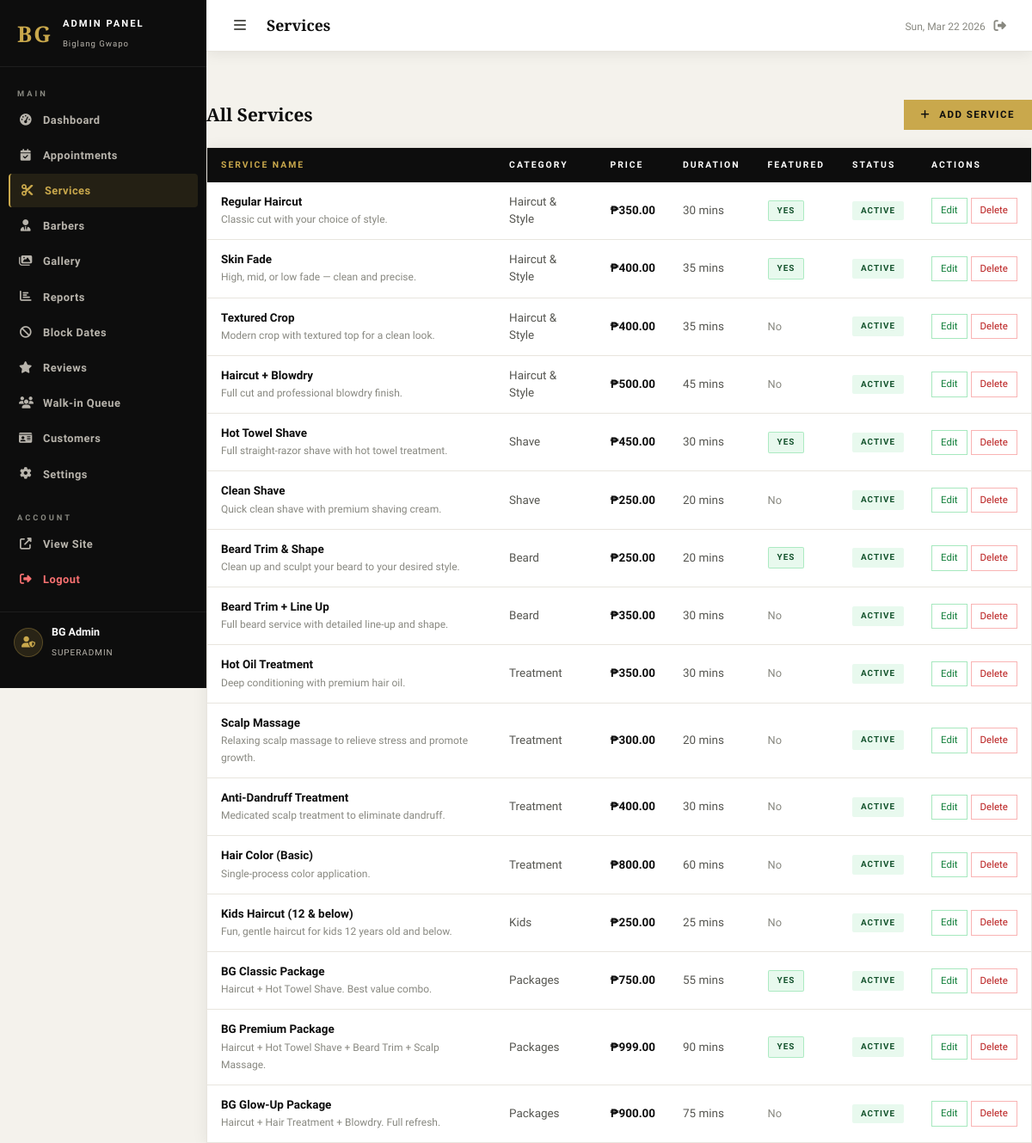
Screenshot of /views/admin/services.php (signed in) with the database file from the repository.
### tables this page shows
CREATE TABLE IF NOT EXISTS services (
  id            INT UNSIGNED AUTO_INCREMENT PRIMARY KEY,
  category_id   INT UNSIGNED NOT NULL,
  name          VARCHAR(150) NOT NULL,
  description   TEXT DEFAULT NULL,
  price         DECIMAL(8,2) NOT NULL,
  duration_mins SMALLINT UNSIGNED NOT NULL DEFAULT 30,
  is_featured   TINYINT(1) NOT NULL DEFAULT 0,
  is_active     TINYINT(1) NOT NULL DEFAULT 1,
  sort_order    TINYINT UNSIGNED NOT NULL DEFAULT 0,
  created_at    TIMESTAMP DEFAULT CURRENT_TIMESTAMP,
  updated_at    TIMESTAMP DEFAULT CURRENT_TIMESTAMP ON UPDATE CURRENT_TIMESTAMP,
  FOREIGN KEY (category_id) REFERENCES service_categories(id) ON DELETE CASCADE
);

CREATE TABLE IF NOT EXISTS service_categories (
  id         INT UNSIGNED AUTO_INCREMENT PRIMARY KEY,
  name       VARCHAR(100) NOT NULL,
  sort_order TINYINT UNSIGNED NOT NULL DEFAULT 0,
  is_active  TINYINT(1) NOT NULL DEFAULT 1
);

### views/admin/services.php (the view, shortened to what this page needs)
<?php
require_once __DIR__ . '/../../config/db.php';
$services   = $conn->query(
    "SELECT s.*, sc.name AS cat_name FROM services s
     LEFT JOIN service_categories sc ON sc.id = s.category_id
     ORDER BY sc.sort_order, s.sort_order, s.id"
);
require_once __DIR__ . '/../../includes/admin/admin_header.php';
?>
<div class="admin-section-header">
  <div class="admin-section-title">All Services</div>
  <button class="btn-admin-gold" onclick="openModal('addModal')">
    <i class="fas fa-plus me-1"></i> Add Service
  </button>
</div>
<div class="admin-table-wrap">
  <table class="admin-table">
    <thead>
      <tr>
        <th>Service Name</th>
        <th>Category</th>
        <th>Price</th>
        <th>Duration</th>
        <th>Featured</th>
        <th>Status</th>
        <th>Actions</th>
      </tr>
    </thead>
    <tbody>
      <?php while ($row = $services->fetch_assoc()): ?>
      <tr>
        <td>
          <strong><?= htmlspecialchars($row['name']) ?></strong><br>
          <span style="font-size:.75rem;color:var(--gray)"><?= htmlspecialchars($row['description']) ?></span>
        </td>
        <td><?= htmlspecialchars($row['cat_name']) ?></td>
        <td><strong>₱<?= number_format($row['price'], 2) ?></strong></td>
        <td><?= $row['duration_mins'] ?> mins</td>
        <td>
          <?php if ($row['is_featured']): ?>
          <span class="badge-status badge-confirmed">Yes</span>
          <?php else: ?>
          <span style="color:var(--gray);font-size:.8rem;">No</span>
          <?php endif; ?>
        </td>
        <td>
          <form method="POST" style="display:inline;">
            <button type="submit" class="badge-status <?= $row['is_active'] ? 'badge-confirmed' : 'badge-cancelled' ?>"
                    style="border:none;cursor:pointer;">
              <?= $row['is_active'] ? 'Active' : 'Inactive' ?>
            </button>
          </form>
        </td>
        <td>
          <div class="d-flex gap-1">
            <button class="btn-sm-action confirm" onclick='editService(<?= json_encode($row) ?>)'>Edit</button>
            <form method="POST" style="display:inline;" onsubmit="return confirm('Delete this service?')">
              <button type="submit" class="btn-sm-action cancel">Delete</button>
            </form>
          </div>
        </td>
      </tr>
      <?php endwhile; ?>
    </tbody>
  </table>
</div>
<?php require_once __DIR__ . '/../../includes/admin/admin_footer.php'; ?>

### assets/css/admin.css (style rules this page uses)
:root { --gold: #C9A84C; --gold-l: #E8C97A; --gold-d: #8A6820; --black: #0D0D0D; --dark: #141414; --dark-2: #1C1C1C; --dark-3: #242424; --white: #FFFFFF; --off-w: #F5F4F0; --light: #F4F2EC; --light-2: #E8E5DE; --gray: #888880; --gray-l: #B8B4AC; --gray-d: #555550; --sidebar-w: 240px; --topbar-h: 60px; --font-h: 'Playfair Display', serif; --font-b: 'Raleway', sans-serif; --ease: all 0.25s ease; --radius: 4px; --shadow: 0 2px 16px rgba(0,0,0,.08); }
*, *::before, *::after { box-sizing: border-box; margin: 0; padding: 0; }
body.admin-body { font-family: var(--font-b); background: var(--light); color: var(--dark); overflow-x: hidden; }
.admin-section-header { display: flex; justify-content: space-between; align-items: center; margin-bottom: 20px; flex-wrap: wrap; gap: 12px; }
.admin-section-title { font-family: var(--font-h); font-size: 1.3rem; font-weight: 700; color: var(--black); }
.admin-table-wrap { background: var(--white); border: 1px solid var(--light-2); box-shadow: var(--shadow); overflow: hidden; }
.admin-table { width: 100%; border-collapse: collapse; font-size: .84rem; }
.admin-table thead th { background: var(--black); color: var(--white); padding: 12px 16px; font-family: var(--font-b); font-size: .65rem; font-weight: 700; letter-spacing: 2px; text-transform: uppercase; white-space: nowrap; }
.admin-table thead th:first-child { color: var(--gold); }
.admin-table tbody tr { border-bottom: 1px solid var(--light-2); transition: var(--ease); }
.admin-table tbody tr:last-child { border-bottom: none; }
.admin-table td { padding: 13px 16px; color: var(--gray-d); vertical-align: middle; }
.admin-table td strong { color: var(--black); font-weight: 600; }
.badge-status { display: inline-block; padding: 4px 10px; font-size: .62rem; font-weight: 700; letter-spacing: 1px; text-transform: uppercase; border-radius: 2px; }
.badge-confirmed { background: rgba(34,197,94,.1); color: #14532d; border: 1px solid rgba(34,197,94,.3); }
.btn-admin-gold { display: inline-flex; align-items: center; gap: 6px; padding: 9px 20px; background: var(--gold); color: var(--black); font-family: var(--font-b); font-size: .72rem; font-weight: 700; letter-spacing: 1.5px; text-transform: uppercase; border: none; cursor: pointer; transition: var(--ease); }
.btn-sm-action { padding: 5px 10px; font-size: .72rem; cursor: pointer; border: 1px solid var(--light-2); background: var(--white); color: var(--gray-d); transition: var(--ease); white-space: nowrap; }
.btn-sm-action.confirm { color: #15803d; border-color: rgba(34,197,94,.4); }
.btn-sm-action.cancel { color: #b91c1c; border-color: rgba(239,68,68,.4); }

### rows the page displays
services: name "Regular Haircut", description "Classic cut with your choice of style.", category.name "Haircut & Style", price "350.00", duration_mins "30", is_featured "YES", is_active "ACTIVE"
services: name "Skin Fade", description "High, mid, or low fade — clean and precise.", category.name "Haircut & Style", price "400.00", duration_mins "35", is_featured "YES", is_active "ACTIVE"
services: name "Textured Crop", description "Modern crop with textured top for a clean look.", category.name "Haircut & Style", price "400.00", duration_mins "35", is_featured "No", is_active "ACTIVE"
services: name "Haircut + Blowdry", description "Full cut and professional blowdry finish.", category.name "Haircut & Style", price "500.00", duration_mins "45", is_featured "No", is_active "ACTIVE"
services: name "Hot Towel Shave", description "Full straight-razor shave with hot towel treatment.", category.name "Shave", price "450.00", duration_mins "30", is_featured "YES", is_active "ACTIVE"
services: name "Clean Shave", description "Quick clean shave with premium shaving cream.", category.name "Shave", price "250.00", duration_mins "20", is_featured "No", is_active "ACTIVE"
services: name "Beard Trim & Shape", description "Clean up and sculpt your beard to your desired style.", category.name "Beard", price "250.00", duration_mins "20", is_featured "YES", is_active "ACTIVE"
services: name "Beard Trim + Line Up", description "Full beard service with detailed line-up and shape.", category.name "Beard", price "350.00", duration_mins "30", is_featured "No", is_active "ACTIVE"
services: name "Hot Oil Treatment", description "Deep conditioning with premium hair oil.", category.name "Treatment", price "350.00", duration_mins "30", is_featured "No", is_active "ACTIVE"
services: name "Scalp Massage", description "Relaxing scalp massage to relieve stress and promote growth.", category.name "Treatment", price "300.00", duration_mins "20", is_featured "No", is_active "ACTIVE"
services: name "Anti-Dandruff Treatment", description "Medicated scalp treatment to eliminate dandruff.", category.name "Treatment", price "400.00", duration_mins "30", is_featured "No", is_active "ACTIVE"
services: name "Hair Color (Basic)", description "Single-process color application.", category.name "Treatment", price "800.00", duration_mins "60", is_featured "No", is_active "ACTIVE"
services: name "Kids Haircut (12 & below)", description "Fun, gentle haircut for kids 12 years old and below.", category.name "Kids", price "250.00", duration_mins "25", is_featured "No", is_active "ACTIVE"
services: name "BG Classic Package", description "Haircut + Hot Towel Shave. Best value combo.", category.name "Packages", price "750.00", duration_mins "55", is_featured "YES", is_active "ACTIVE"
services: name "BG Premium Package", description "Haircut + Hot Towel Shave + Beard Trim + Scalp Massage.", category.name "Packages", price "999.00", duration_mins "90", is_featured "YES", is_active "ACTIVE"
services: name "BG Glow-Up Package", description "Haircut + Hair Treatment + Blowdry. Full refresh.", category.name "Packages", price "900.00", duration_mins "75", is_featured "No", is_active "ACTIVE"

### other values shown
$label "Dashboard"
$label "Appointments"
$label "Services"
$label "Barbers"
$label "Gallery"
$label "Reports"
$label "Block Dates"
$label "Reviews"
$label "Walk-in Queue"
$label "Customers"
$label "Settings"
$admin['name'] "BG Admin"
$admin['role'] "SUPERADMIN"
$pageTitle "Services"
